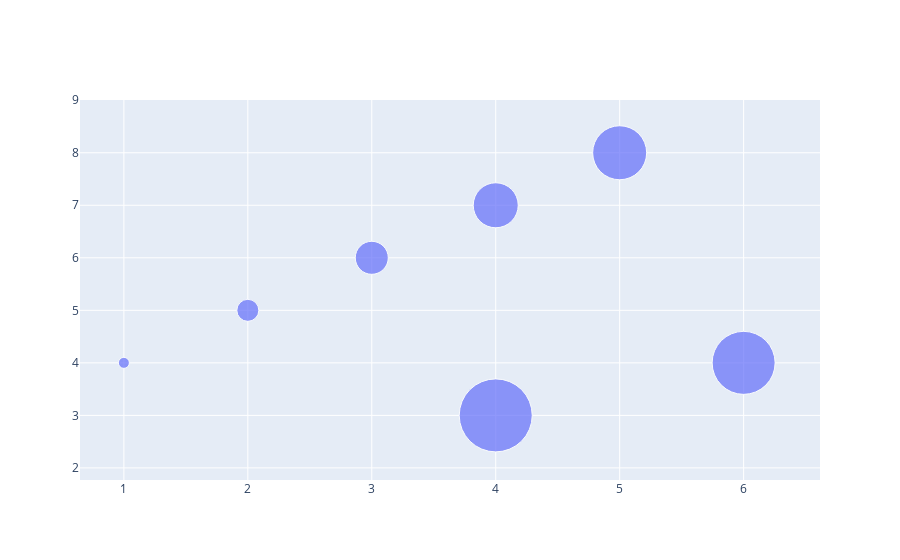

Notebook code cell kept with this figure:
### Code cell
fig

### Figure 1 — Plotly figure (JSON) as saved in the notebook; plotly's stock layout.template omitted (floating-point values rounded to 4 significant figures; data arrays with more than 128 entries replaced by an {"elided": "..."} marker saying what was removed)
{"data": [{"marker": {"size": {"elided": "7000 int values"}}, "mode": "markers", "type": "scatter", "x": [1, 2, 3, 4, 5, 6, 4], "y": [4, 5, 6, 7, 8, 4, 3]}], "layout": {"autosize": true, "xaxis": {"autorange": true, "range": [0.6308, 6.684], "type": "linear"}, "yaxis": {"autorange": true, "range": [-0.3056, 10.59], "type": "linear"}}}
